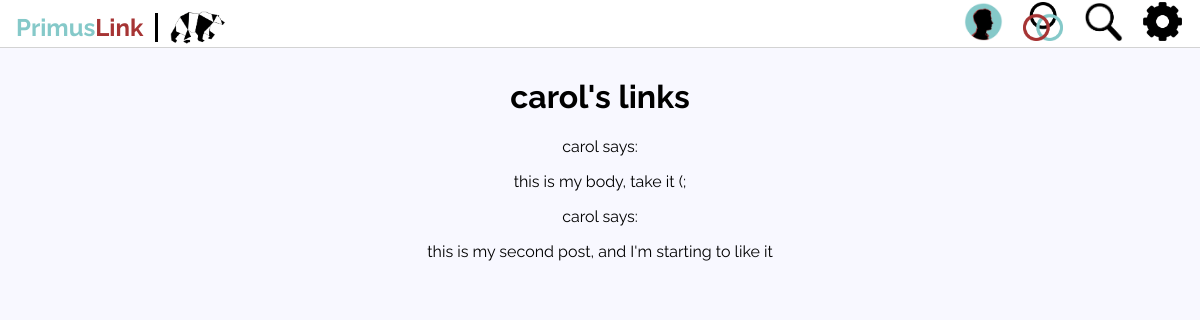
/home (signed in), run on the app's committed database.
### app/models.py (models this page shows, shortened)
class User(UserMixin, db.Model):
    id = db.Column(db.Integer, primary_key=True)
    username = db.Column(db.String(64), index=True, unique=True)
    email = db.Column(db.String(120), index=True, unique=True)
    password_hash = db.Column(db.String(128))
    posts = db.relationship('Post', backref='author', lazy='dynamic')
    about_me = db.Column(db.String(140))
    last_seen = db.Column(db.DateTime, default=datetime.utcnow)

class Post(db.Model):
	id = db.Column(db.Integer, primary_key=True)
	body = db.Column(db.String(140))
	timestamp = db.Column(db.DateTime, index=True, default=datetime.utcnow)
	user_id = db.Column(db.Integer, db.ForeignKey('user.id'))

### app/routes.py (the view)
@app.route("/home")
@login_required
def home():
	posts = Post.query.all()
	return render_template("homepage.html", posts=posts, curent_user=current_user)

### app/models.py (called while the page is built)
@login.user_loader
def load_user(id):
	return User.query.get(int(id))

### app/routes.py (called while the page is built)
@app.before_request
def before_request():
	if current_user.is_authenticated:
		current_user.last_seen = datetime.utcnow()
		db.session.commit()

### app/templates/homepage.html
{%extends "base.html"%}
{%block content%}
<h1>{{curent_user.username}}'s links</h1>
{% for post in posts %}
	<p>{{post.author.username}} says:</p>
	<p>{{post.body}}</p>
{% endfor %}
{%endblock%}

### app/static/css/base.css (style rules this page uses)
* { box-sizing: border-box; transition: all ease-in-out 150ms; }
body { margin: 0; padding:0; font-family: "Raleway", sans-serif; text-align:center; }
html { background:ghostwhite; }

### data on the page
User: username "carol"
Post: author.username "carol", body "this is my body, take it (;"
Post: author.username "carol", body "this is my second post, and I'm starting to like it"
